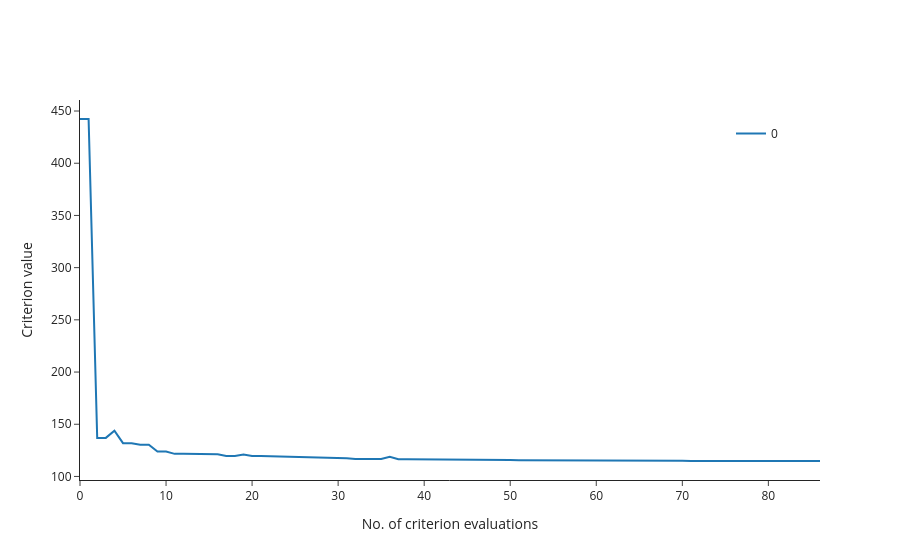

Notebook code cell kept with this figure:
### Code cell
fig = om.criterion_plot(res_ls)
fig
